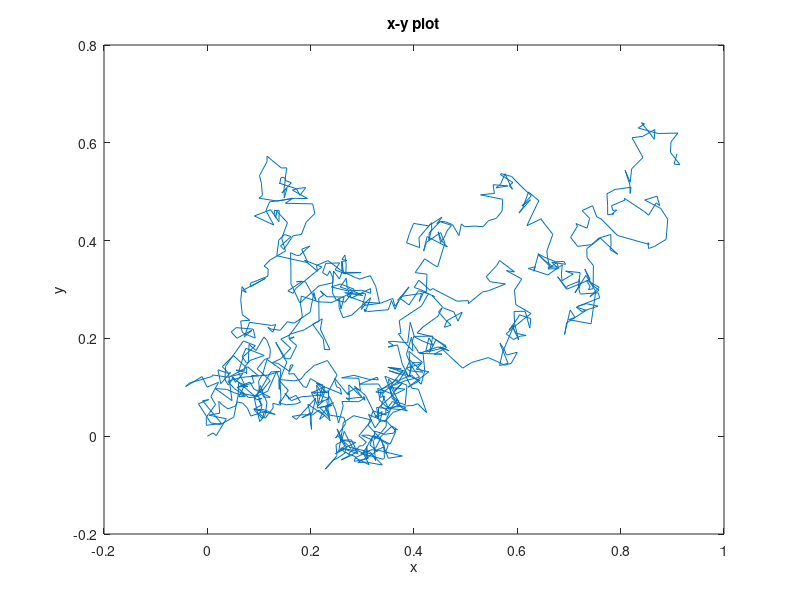

This figure's MATLAB source:
%Active Brownian motion: homogeneous envirnonment
%Langevin simulation for the active Brownian particle
close, clear, clc
kB = 1.38e-23;%Boltzman constant J/K
T  = 300;%tempertaure K
eta = 0.001;%Pa.s
R = 1e-6;%size of the particle
D_T = kB*T./(6*pi*eta*R);%translational diffusion m^2/s
D_R = kB*T./(8*pi*eta*R^3);%rotational diffusion rad^2/s
X(1,:) = [0, 0];%X0;
theta = 0;
N = 1e3;%Number of steps
dt = 1e-3;%s
v = 1e-5;%m/s
W = 3.14;%rad/s
for n=1:1:N
    X(n+1,:) = X(n,:) + sqrt(2*D_R*dt)*randn(1,2) + v*cos(theta);
    theta = theta + sqrt(2*D_T*dt)*randn(1,1) + dt*W;
end
x = X(:,1); y = X(:,2);
plot(x,y)
xlabel('x'), ylabel('y'), title('x-y plot')

